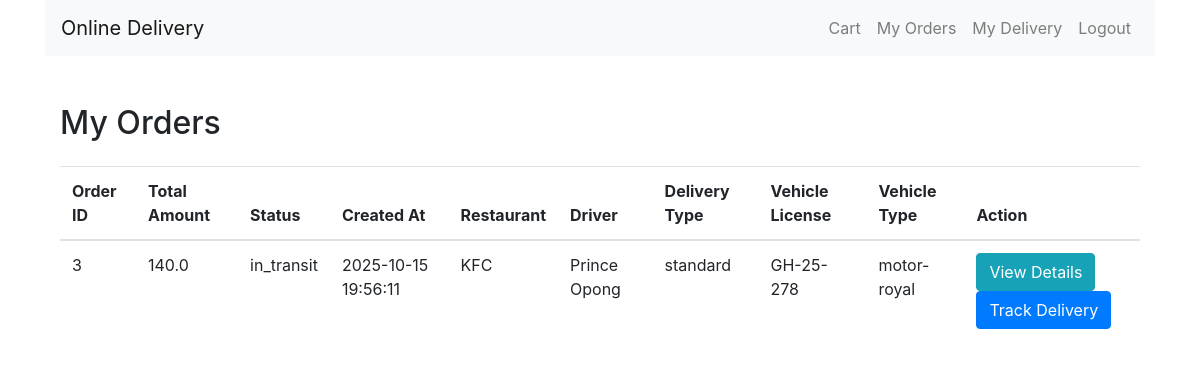
The page /my_orders (signed in) on the database its author committed.
### main.py (models this page shows)
class Order(db.Model):
    id = db.Column(db.Integer, primary_key=True)
    total_amount = db.Column(db.Float, nullable=False)
    status = db.Column(db.String(50))
    created_at = db.Column(db.DateTime, default=db.func.current_timestamp())
    user_id = db.Column(db.Integer, db.ForeignKey('user.id'))
    user_name = db.Column(db.String(100))
    delivery_address = db.Column(db.String(255))
    restaurant_id = db.Column(db.Integer, db.ForeignKey('restaurant.id'))  # This is the foreign key
    restaurant = db.relationship('Restaurant', back_populates='orders')  # Relationship to Restaurant
    items = db.relationship('FoodItemOrder', backref='order', lazy=True)  # Relationship with the association table
    deliveries = db.relationship('Delivery', back_populates='order')

class Restaurant(db.Model):
    id = db.Column(db.Integer, primary_key=True)
    name = db.Column(db.String(100))
    address = db.Column(db.String(200))
    product_picture = db.Column(db.String(1000), nullable=True)
    orders = db.relationship('Order', back_populates='restaurant', lazy=True)
    food_items = db.relationship('FoodItem', back_populates='restaurant', lazy=True)

class Delivery(db.Model):
    id = db.Column(db.Integer, primary_key=True)
    order_id = db.Column(db.Integer, db.ForeignKey('order.id'))
    user_id = db.Column(db.Integer, db.ForeignKey('user.id'))
    delivery_address = db.Column(db.String(200), nullable=False)
    delivery_status = db.Column(db.String(50), default='pending')
    estimated_delivery_time = db.Column(db.String(50))
    driver_id = db.Column(db.Integer, db.ForeignKey('user.id'))
    driver = db.relationship('User', foreign_keys=[driver_id])
    driver_name = db.Column(db.String(100))  # NEW: Store driver name
    vehicle_name = db.Column(db.String(100))  # NEW: Store vehicle name
    license_number = db.Column(db.String(20))  # NEW: Store license plate
    user_latitude = db.Column(db.Float, nullable=True)
    user_longitude = db.Column(db.Float, nullable=True)
    vehicle_latitude = db.Column(db.Float, nullable=True)  # Driver's current location
    vehicle_longitude = db.Column(db.Float, nullable=True)  # Driver's current location
    delivery_type = db.Column(db.String(50), default='standard')
    order = db.relationship('Order', back_populates='deliveries')

### main.py (the view)
@app.route('/my_orders', methods=['GET'])
@login_required
def my_orders():
    if not current_user.is_authenticated:
        flash('You must be logged in to view your orders.', 'warning')
        return redirect(url_for('login'))
    orders = Order.query.filter_by(user_id=current_user.id).options(
        joinedload(Order.restaurant),
        joinedload(Order.items).joinedload(FoodItemOrder.food_item)
    ).all()
    order_ids = [order.id for order in orders]
    payments = Payment.query.filter(Payment.order_id.in_(order_ids)).all()
    payments_by_order = {payment.order_id: payment for payment in payments}
    return render_template('my_orders.html', orders=orders, payments_by_order=payments_by_order)

### main.py (called while the page is built)
@login_manager.user_loader
def load_user(user_id):
    return User.query.get(int(user_id))

### templates/my_orders.html (shortened to what this page needs)
{% extends "base.html" %}
{% block content %}
<div class="container mt-5">
    <h2 class="mb-4">My Orders</h2>
    {% if orders %}
    <table class="table">
        <thead>
            <tr>
                <th>Order ID</th>
                <th>Total Amount</th>
                <th>Status</th>
                <th>Created At</th>
                <th>Restaurant</th>
                <th>Driver</th>
                <th>Delivery Type</th>
                <th>Vehicle License</th>
                <th>Vehicle Type</th>
                <th>Action</th>
            </tr>
        </thead>
        <tbody>
            {% for order in orders %}
            <tr>
                <td>{{ order.id }}</td>
                <td>{{ order.total_amount }}</td>
                <td>{{ order.status }}</td>
                <td>{{ order.created_at }}</td>
                <td>
                    {% if order.restaurant %}
                        {{ order.restaurant.name }}
                    {% else %}
                        N/A
                    {% endif %}
                </td>
                <td>
                    {% if order.deliveries and order.deliveries[0].driver %}
                        {{ order.deliveries[0].driver_name|default('No driver assigned') }}
                    {% else %}
                        No driver assigned
                    {% endif %}
                </td>
                <td>
                    {% if order.deliveries %}
                        {{ order.deliveries[0].delivery_type|default('N/A') }}
                    {% else %}
                        N/A
                    {% endif %}
                </td>
                <td>
                    {% if order.deliveries and order.deliveries[0].license_number %}
                        {{ order.deliveries[0].license_number|default('N/A') }}
                    {% else %}
                        N/A
                    {% endif %}
                </td>
                <td>
                    {% if order.deliveries and order.deliveries[0].vehicle_name %}
                        {{ order.deliveries[0].vehicle_name|default('N/A') }}
                    {% else %}
                        N/A
                    {% endif %}
                </td>
                <td>
                    <button class="btn btn-info" data-bs-toggle="modal" data-bs-target="#orderModal{{ order.id }}">
                        View Details
                    </button>
                    {% if order.deliveries and order.deliveries[0].delivery_status|lower in ['assigned', 'picked_up', 'in_transit'] %}
                        <button class="btn btn-primary track-btn"
                                data-id="{{ order.deliveries[0].id|default('N/A') }}"
                                data-order-id="{{ order.id }}"
                                data-customer-lat="{{ order.deliveries[0].user_latitude|default('') }}"
                                data-customer-lng="{{ order.deliveries[0].user_longitude|default('') }}"
                                data-driver-lat="{{ order.deliveries[0].vehicle_latitude|default('') }}"
                                data-driver-lng="{{ order.deliveries[0].vehicle_longitude|default('') }}"
                                data-address="{{ order.deliveries[0].delivery_address|default('N/A') }}"
                                data-driver-name="{{ order.deliveries[0].driver_name|default('N/A') }}"
                                data-vehicle-name="{{ order.deliveries[0].vehicle_name|default('N/A') }}"
                                data-license-number="{{ order.deliveries[0].license_number|default('N/A') }}"
                                data-status="{{ order.deliveries[0].delivery_status|lower }}"
                                data-bs-toggle="modal"
                                data-bs-target="#trackModal{{ order.id }}">
                            Track Delivery
                        </button>
                    {% else %}
                        <span>No tracking available (Status: {{ order.deliveries[0].delivery_status|default('N/A')|title }})</span>
                    {% endif %}
                </td>
            </tr>
            {% endfor %}
        </tbody>
    </table>
    {% else %}
        <p>No orders found.</p>
    {% endif %}
</div>
<link rel="stylesheet" href="https://unpkg.com/leaflet@1.9.4/dist/leaflet.css" />
<link rel="stylesheet" href="https://cdnjs.cloudflare.com/ajax/libs/font-awesome/5.15.4/css/all.min.css" />
{% endblock %}

### rows shown on the page
Order: id "3", total_amount "140.0", status "in_transit", created_at "2025-10-15 19:56:11", restaurant.name "KFC", driver_name "Prince Opong", delivery_type "standard", license_number "GH-25-278", vehicle_name "motor-royal"
